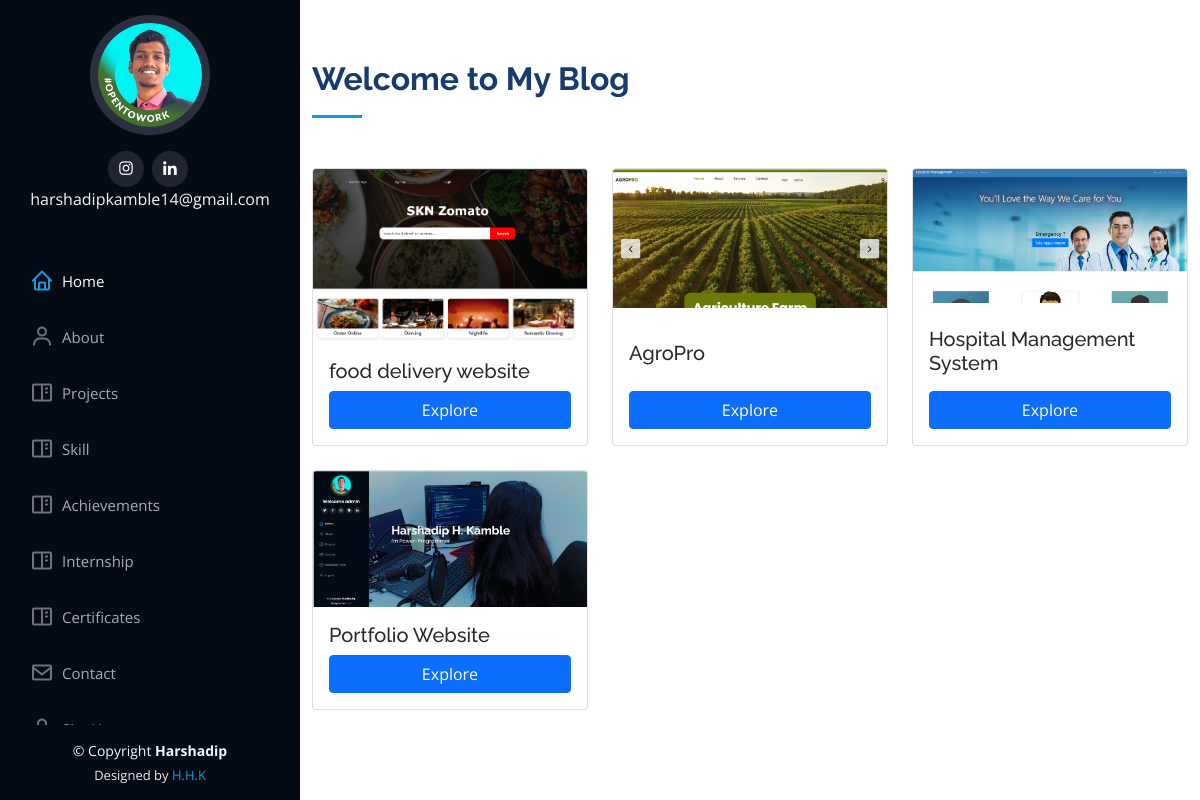
Page /blog on the committed database.
### portfolio/models.py (models this page shows, shortened)
class Blogs(models.Model):
    title=models.CharField(max_length=60)
    description=models.TextField()
    authname=models.CharField(max_length=15)
    img=models.ImageField(upload_to='blog',blank=True,null=True)
    timeStamp=models.DateTimeField(auto_now_add=True,blank=True)

### portfolio/views.py (the view)
# urls.py: path('blog',views.handleblog,name='handleblog'),
def handleblog(request):
    posts=Blogs.objects.all()
    context={"posts":posts}
    return render(request,'handleblog.html',context)

### templates/handleblog.html (shortened to what this page needs)
{% extends 'basic.html' %}
{% block body %}
{% load static %}
<section id="services" class="services">
      <div class="container">
        <div class="section-title">
          <h2>Welcome to My Blog</h2>
        </div>
        <div class="row">
          {% for post in posts %}
          <div class="col-lg-4 col-md-6 d-flex align-items-stretch mb-4">
            <div class="card">
              <img src="{{ post.img.url }}" class="card-img-top" alt="{{ post.title }}">
              <div class="card-body d-flex flex-column justify-content-between">
                <h5 class="card-title mt-auto">{{ post.title }}</h5>
                <a href="{% url 'blog_detail' post.pk %}" class="btn btn-primary mt-auto">Explore</a>
              </div>
            </div>
          </div>
          {% endfor %}
        </div>
      </div>
    </section>
{% endblock body %}

### templates/basic.html (shortened to what this page needs)
{% load static %}
<!DOCTYPE html>
<html lang="en">
<head>
  <link href="{% static 'assets/vendor/aos/aos.css' %}" rel="stylesheet">
  <link href="{% static 'assets/vendor/bootstrap/css/bootstrap.min.css' %}" rel="stylesheet">
  <link href="{% static 'assets/vendor/bootstrap-icons/bootstrap-icons.css' %}" rel="stylesheet">
  <link href="{% static 'assets/vendor/boxicons/css/boxicons.min.css' %}" rel="stylesheet">
  <link href="{% static 'assets/vendor/glightbox/css/glightbox.min.css' %}" rel="stylesheet">
  <link href="{% static 'assets/vendor/swiper/swiper-bundle.min.css' %}" rel="stylesheet">
  <link href="{% static 'assets/css/style.css' %}" rel="stylesheet">
</head>
<body>
  <header id="header">
    <div class="d-flex flex-column">
      <div class="profile">
        <img src="{% static 'assets/img/harsh.jpg' %}" alt="" class="img-fluid rounded-circle">
        <div class="social-links mt-3 text-center">
          <a href="https://www.instagram.com/mr_harshu_1412?igsh=MWRkem5tMWtwM2x6dQ==" target="_blank" class="instagram"><i class="bx bxl-instagram"></i></a>
          <a href="https://www.linkedin.com/in/harshadip-kamble/" target="_blank" class="linkedin"><i class="bx bxl-linkedin"></i></a>
          <p style="color: whitesmoke;">harshadipkamble14@gmail.com</p>
        </div>
      </div>
      <nav id="navbar" class="nav-menu navbar">
        <ul>
          <li><a href="/" class="nav-link scrollto active"><i class="bx bx-home"></i> <span>Home</span></a></li>
          <li><a href="/about" class="nav-link scrollto"><i class="bx bx-user"></i> <span>About</span></a></li>
          <li><a href="/blog" class="nav-link scrollto"><i class="bx bx-book-content"></i> <span>Projects</span></a></li>
          <li><a href="/skill" class="nav-link scrollto"><i class="bx bx-book-content"></i> <span>Skill</span></a></li>
          <li><a href="/achievements" class="nav-link scrollto"><i class="bx bx-book-content"></i> <span>Achievements</span></a></li>
          <li><a href="/internship" class="nav-link scrollto"><i class="bx bx-book-content"></i> <span>Internship</span></a></li>
          <li><a href="/certificates" class="nav-link scrollto"><i class="bx bx-book-content"></i> <span>Certificates</span></a></li>
          <li><a href="/contact" class="nav-link scrollto"><i class="bx bx-envelope"></i> <span>Contact</span></a></li>
{% if not request.user.is_authenticated %}
     <li><a href="/auth/signup/" class="nav-link scrollto"> <span>SignUp</span></a></li>
          <li><a href="/auth/login/" class="nav-link scrollto"> <span>Login</span></a></li>
{% else %}
          <li><a href="/auth/logout/" class="nav-link scrollto"><i class="bx bx-user"></i> <span>Logout</span></a></li>
{% endif %}
        </ul>
      </nav>
    </div>
  </header>
  <main id="main">
  {% block body %}
  {% endblock body %}
  </main>
  <footer id="footer">
    <div class="container">
      <div class="copyright">
        &copy; Copyright <strong><span>Harshadip</span></strong>
      </div>
      <div class="credits">
        Designed by <a href="">H.H.K</a>
      </div>
    </div>
  </footer>
</body>
</html>

### static/assets/css/style.css (style rules this page uses)
body { font-family: "Open Sans", sans-serif; color: #272829; }
a { color: #149ddd; text-decoration: none; }
h1, h2, h3, h4, h5, h6 { font-family: "Raleway", sans-serif; }
#header { position: fixed; top: 0; left: 0; bottom: 0; width: 300px; transition: all ease-in-out 0.5s; z-index: 9997; transition: all 0.5s; padding: 0 15px; background: #040b14; overflow-y: auto; }
#header .profile img { margin: 15px auto; display: block; width: 120px; border: 8px solid #2c2f3f; }
#header .profile .social-links a { font-size: 18px; display: inline-block; background: #212431; color: #fff; line-height: 1; padding: 8px 0; margin-right: 4px; border-radius: 50%; text-align: center; width: 36px; height: 36px; transition: 0.3s; }
#main { margin-left: 300px; }
.nav-menu { padding: 30px 0 0 0; }
.nav-menu * { margin: 0; padding: 0; list-style: none; }
.nav-menu > ul > li { position: relative; white-space: nowrap; }
.nav-menu a, .nav-menu a:focus { display: flex; align-items: center; color: #a8a9b4; padding: 12px 15px; margin-bottom: 8px; transition: 0.3s; font-size: 15px; }
.nav-menu a i, .nav-menu a:focus i { font-size: 24px; padding-right: 8px; color: #6f7180; }
.nav-menu a:hover, .nav-menu .active, .nav-menu .active:focus, .nav-menu li:hover > a { text-decoration: none; color: #fff; }
.nav-menu a:hover i, .nav-menu .active i, .nav-menu .active:focus i, .nav-menu li:hover > a i { color: #149ddd; }
section { padding: 60px 0; overflow: hidden; }
.section-title { padding-bottom: 30px; }
.section-title h2 { font-size: 32px; font-weight: bold; margin-bottom: 20px; padding-bottom: 20px; position: relative; color: #173b6c; }
.section-title h2::after { content: ""; position: absolute; display: block; width: 50px; height: 3px; background: #149ddd; bottom: 0; left: 0; }
#footer { padding: 15px; color: #f4f6fd; font-size: 14px; position: fixed; left: 0; bottom: 0; width: 300px; z-index: 9999; background: #040b14; }
#footer .copyright { text-align: center; }
#footer .credits { padding-top: 5px; text-align: center; font-size: 13px; color: #eaebf0; }

### rows in the picture
Blogs: img (picture), title "food delivery website"
Blogs: img (picture), title "AgroPro"
Blogs: img (picture), title "Hospital Management System"
Blogs: img (picture), title "Portfolio Website"
